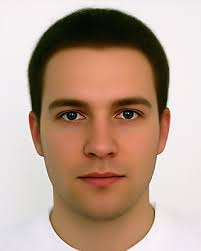
#> input picture TesteParaProva/face_a.jpg, 201 x 251 px
$ python Exercicio3.py
#> lines starting #> are read from the running program, lines starting #| are printed output that depends on the picture
import cv2


img = cv2.imread("face_a.jpg")
#> img is the input picture: shape (251, 201, 3); mean B, G, R 141.1, 158, 184.3
img2 = cv2.imread("hand_b.jpg")
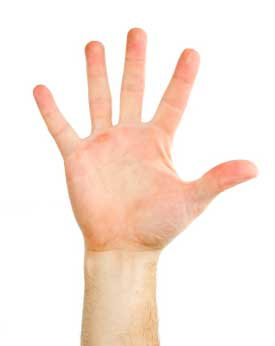
#> input picture TesteParaProva/hand_b.jpg, 275 x 346 px
#> img2 is the input picture: shape (346, 275, 3); mean B, G, R 224.6, 234, 250.1
# crop =  img[y:y+a , x:x+b]

crop = img[96:137:, 49:155]  # Arruma os numeros para o OPENCV fazer o corte na imagem
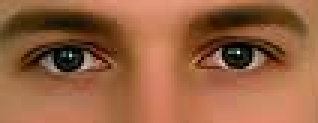
#> crop: shape (41, 106, 3) (shown 3 times larger); mean B, G, R 65.5, 98, 151.9
cv2.imshow("Original", img)
cv2.imshow("Crop", crop)

crop2 = img2[155:201:, 179:270]
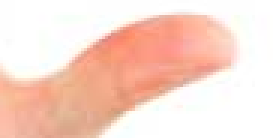
#> crop2: shape (46, 91, 3) (shown 3 times larger); mean B, G, R 204.3, 216.4, 248.6
cv2.imshow("Original", img2)
cv2.imshow("Crop2", crop2)

cv2.waitKey(0)
